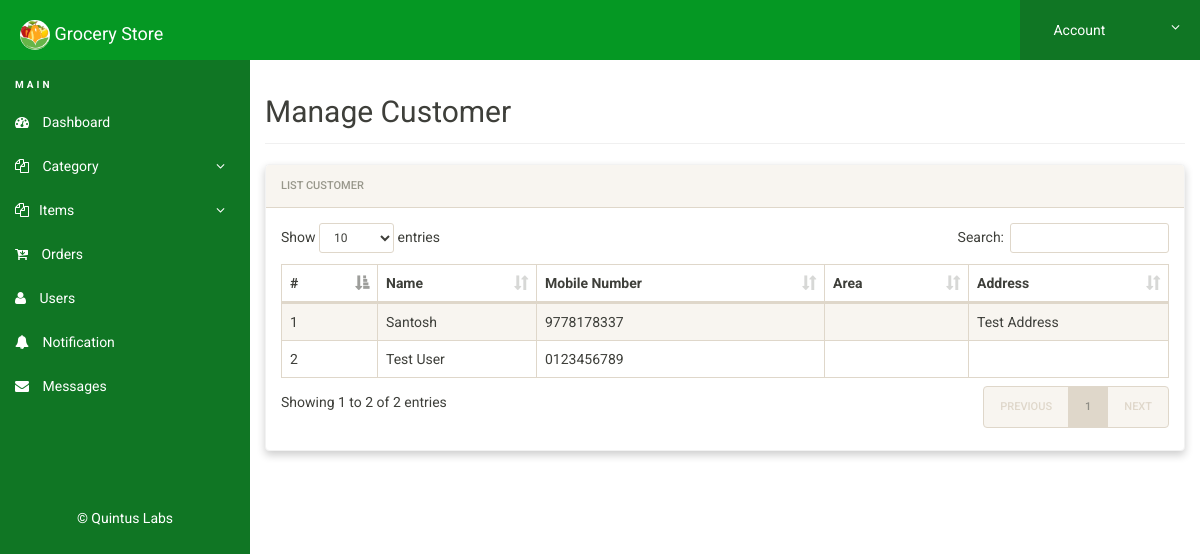
The app's page /admin/manage-user.php (signed in), older data.
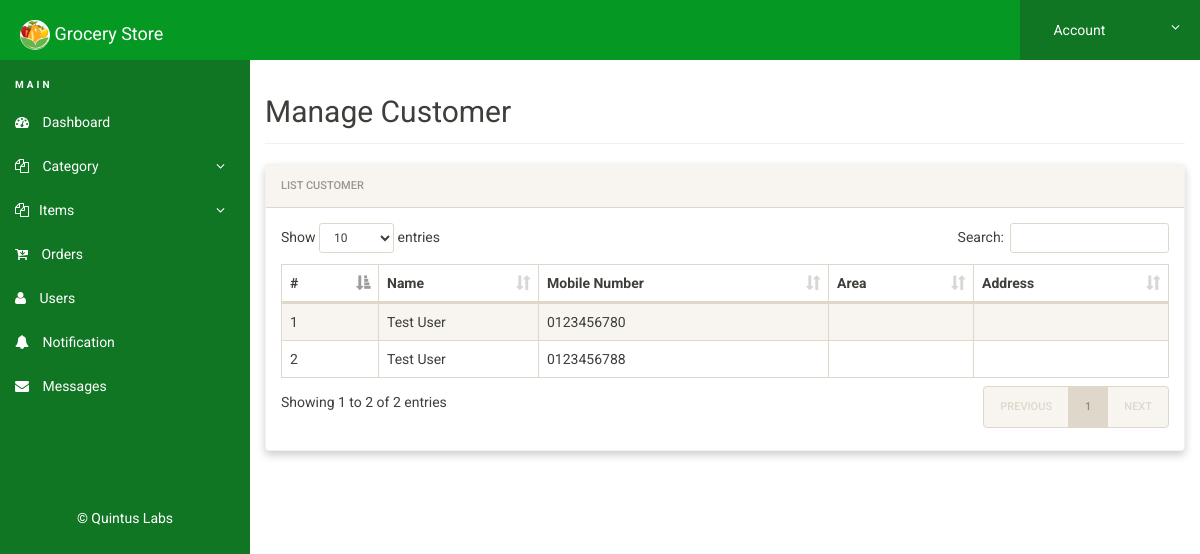
The same page, newer data.
### tables this page shows
CREATE TABLE `users` (
  `id` int(11) NOT NULL,
  `fname` varchar(100) DEFAULT NULL,
  `lname` varchar(50) DEFAULT NULL,
  `area` varchar(100) DEFAULT NULL,
  `address` text DEFAULT NULL,
  `state` varchar(100) DEFAULT NULL,
  `city` varchar(100) DEFAULT NULL,
  `zip` varchar(11) DEFAULT NULL,
  `mobile` varchar(30) NOT NULL,
  `email` varchar(100) DEFAULT NULL,
  `password` text NOT NULL
);

### admin/manage-user.php (the view, shortened to what this page needs)
<?php
include('includes/config.php');
if(strlen($_SESSION['alogin'])==0)
{
header('location:index.php');
}
else{
?>
<!doctype html>
<html lang="en" class="no-js">
  <head>
    <link rel="stylesheet" href="css/font-awesome.min.css">
    <link rel="stylesheet" href="css/bootstrap.min.css">
    <link rel="stylesheet" href="css/dataTables.bootstrap.min.css">
    <link rel="stylesheet" href="css/bootstrap-social.css">
    <link rel="stylesheet" href="css/bootstrap-select.css">
    <link rel="stylesheet" href="css/fileinput.min.css">
    <link rel="stylesheet" href="css/awesome-bootstrap-checkbox.css">
    <link rel="stylesheet" href="css/style.css">
  </head>
  <body>
    <?php include('includes/header.php');?>
    <div class="ts-main-content">
      <?php include('includes/leftbar.php');?>
      <div class="content-wrapper">
        <div class="container-fluid">
          <div class="row">
            <div class="col-md-12">
              <h2 class="page-title">Manage Customer
              </h2>
              <div class="panel panel-default">
                <div class="panel-heading">List Customer
                </div>
                <div class="panel-body">
                  <table id="zctb" class="display table table-striped table-bordered table-hover" cellspacing="0" width="100%">
                    <thead>
                      <tr>
                        <th>#
                        </th>
                        <th>Name
                        </th>
                        <th>Mobile Number
                        </th>
                        <th>Area
                        </th>
                        <th>Address
                        </th>
                      </tr>
                    </thead>
                    <tbody>
                      <?php $sql = "SELECT * from  users ";
$query = $dbh -> prepare($sql);
$query->execute();
$results=$query->fetchAll(PDO::FETCH_OBJ);
$cnt=1;
if($query->rowCount() > 0)
{
foreach($results as $result)
{				?>
                      <tr>
                        <td>
                          <?php echo htmlentities($cnt);?>
                        </td>
                        <td>
                          <?php echo htmlentities($result->fname);?>
                          <?php echo htmlentities($result->lname);?>
                        </td>
                        <td>
                          <?php echo htmlentities($result->mobile);?>
                        </td>
                        <td>
                        </td>
                        <td>
                          <?php echo htmlentities($result->address);?>
                        </td>
                      </tr>
                      <?php $cnt=$cnt+1; }} ?>
                    </tbody>
                  </table>
                </div>
              </div>
            </div>
          </div>
        </div>
      </div>
    </div>
  </body>
</html>
<?php } ?>

Row changes from the older to the newer data that the page shows:
removed users: fname "Santosh", mobile "9778178337", address "Test Address"
removed users: fname "Test", lname "User", mobile "0123456789"
added users: fname "Test", lname "User", mobile "0123456780"
added users: fname "Test", lname "User", mobile "0123456788"
